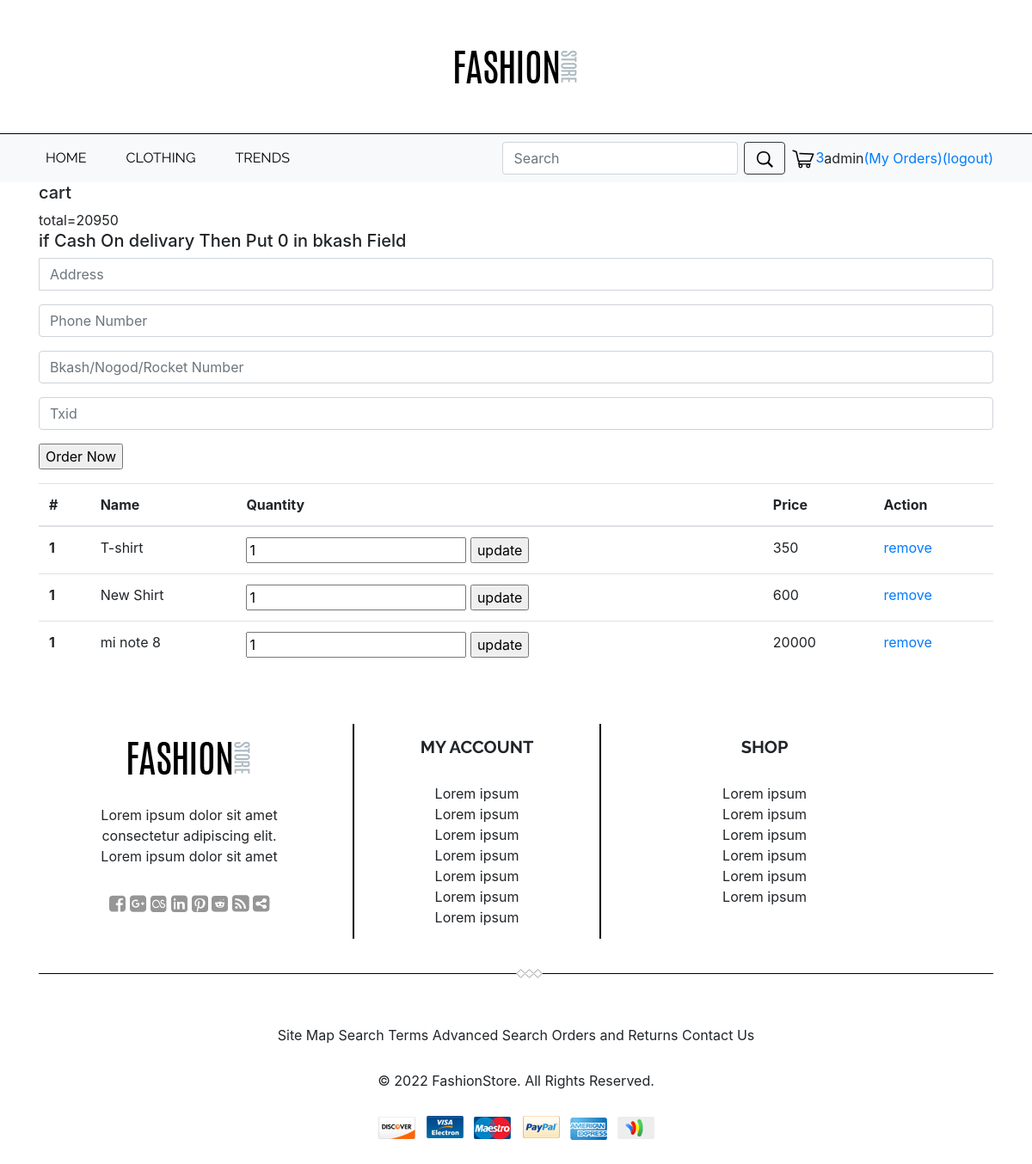
Page /cart.php (signed in) on the committed database.
### tables this page shows
CREATE TABLE `cart` (
  `id` int(100) NOT NULL,
  `userid` int(100) NOT NULL,
  `productid` int(100) NOT NULL,
  `name` varchar(100) NOT NULL,
  `quantity` int(100) NOT NULL,
  `price` int(100) NOT NULL
);

### cart.php (the view, shortened to what this page needs)
<?php
 include'header.php';
 include'lib/connection.php';
$id=$_SESSION['userid'];
 $sql = "SELECT * FROM cart where userid='$id'";
 $result = $conn -> query ($sql);
?>
<div class="container pendingbody">
  <h5>cart</h5>
<table class="table">
  <thead>
    <tr>
      <th scope="col">#</th>
      <th scope="col">Name</th>
      <th scope="col">Quantity</th>
      <th scope="col">Price</th>
      <th scope="col">Action</th>
    </tr>
  </thead>
  <tbody>
  <?php
          if (mysqli_num_rows($result) > 0) {
            while($row = mysqli_fetch_assoc($result)) {
              ?>
    <tr>
      <th scope="row">1</th>
      <td><?php echo $row["name"] ?></td>
      <td><form action="<?php echo $_SERVER['PHP_SELF']; ?>" method="post">
        <input type="number" name="update_quantity" min="1"  value="<?php echo $row['quantity']; ?>" >
        <input type="submit" value="update" name="update_update_btn">
      </form></td>
      <td><?php echo $row["price"]*$row["quantity"]  ?></td>
      <td><a href="cart.php?remove=<?php echo $row['id']; ?>">remove</a></td>
    </tr>
    <?php
    }
        }
        else
            echo "0 results";
        ?>
  <form action="<?php echo $_SERVER['PHP_SELF']; ?>" method="post">
        <h5>if Cash On delivary Then Put 0 in bkash Field</h5>
      <div class="input-group form-group">
        <input type="text" class="form-control" placeholder="Address" name="address">
       </div>
       <div class="input-group form-group">
        <input type="number" class="form-control" placeholder="Phone Number" name="number">
       </div>
       <div class="input-group form-group">
        <input type="number" class="form-control" placeholder="Bkash/Nogod/Rocket Number" name="mobnumber">
       </div>
       <div class="input-group form-group">
        <input type="text" class="form-control" placeholder="Txid" name="txid">
       </div>
      <div class="form-group">
      <input type="submit" value="Order Now" name="order_btn">
    </div>
    </form>
  </tbody>
</table>
</div>
<?php
 include'footer.php';
?>

### rows in the picture
cart: name "T-shirt", update_quantity "1", $row['price']*$row['quantity'] "350"
cart: name "New Shirt", update_quantity "1", $row['price']*$row['quantity'] "600"
cart: name "mi note 8", update_quantity "1", $row['price']*$row['quantity'] "20000"

### other values in the picture
$total "3"
$_SESSION['username'] "admin"
